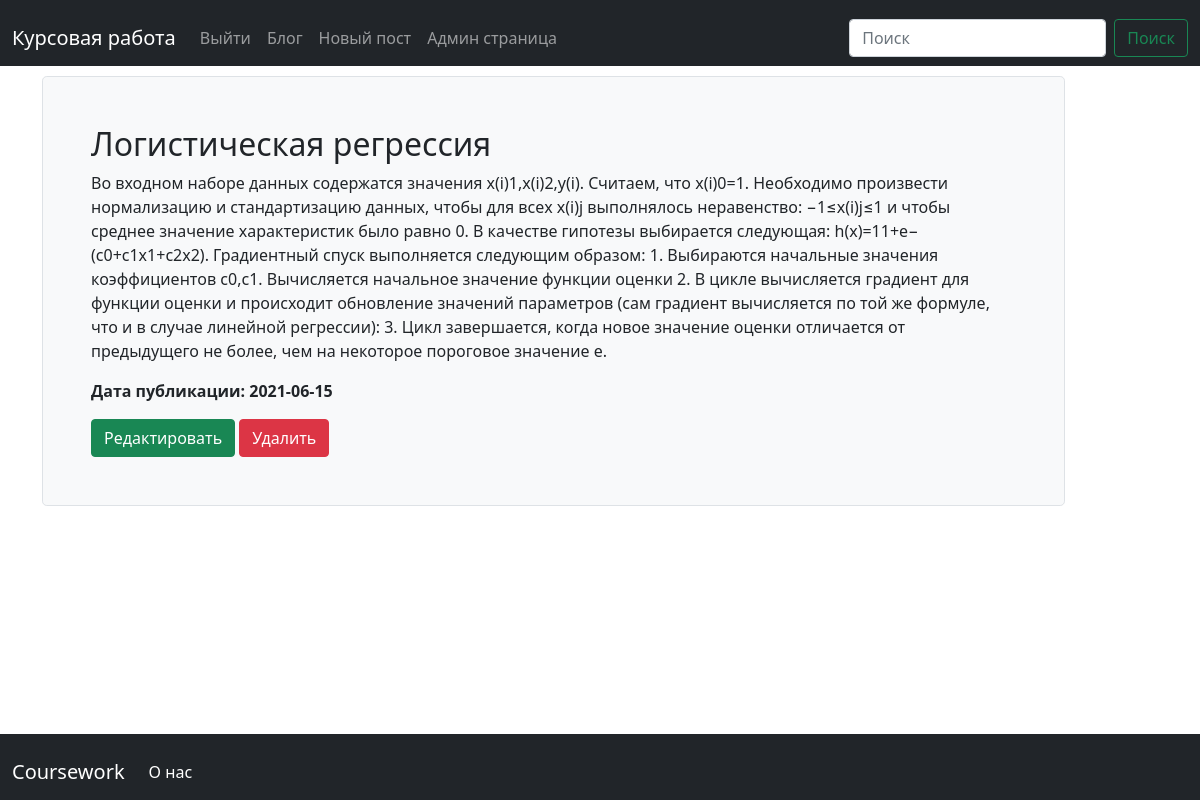
Page /posts/4 (signed in) on the committed database.
### app.py (models this page shows, shortened)
class Post(db.Model):
    id = db.Column(db.Integer, primary_key=True)
    title = db.Column(db.String(100), nullable=False)
    intro = db.Column(db.String(300), nullable=False)
    body = db.Column(db.Text, nullable=False)
    date = db.Column(db.DateTime, default=datetime.utcnow)
    tags = db.relationship('Tag', secondary=post_tags, backref=db.backref('posts', lazy='dynamic'))

### app.py (the view)
@app.route('/posts/<int:id>')
def post_detail(id):
    post = Post.query.get_or_404(id)
    tags = post.tags
    return render_template("post_detail.html", post=post, tags=tags)

### templates/post_detail.html (shortened to what this page needs)
{% extends 'base.html' %}
{% block body %}
<div class="col-md-11">
    <div class="h-100 p-5 bg-light border rounded-3">
        <h2>{{ post.title }}</h2>
        <p>{{ post.body }}</p>
        <p><b>Дата публикации: {{ post.date.date() }}</b></p>
        {% if current_user.has_role('admin') %}<a href="/posts/{{ post.id }}/update" class="btn btn-success">Редактировать</a>{% endif %}
        {% if current_user.has_role('admin') %}<a href="/posts/{{ post.id }}/delete" class="btn btn-danger">Удалить</a>{% endif %}
    </div>
</div>
{% endblock %}

### static/css/main.css (style rules this page uses)
a { text-decoration: none; color: black; }

### rows in the picture
Post: title "Логистическая регрессия", body "Во входном наборе данных содержатся значения x(i)1,x(i)2,y(i). Считаем, что x(i)0=1. Необходимо произвести нормализацию и стандартизацию данных, чтобы для всех x(i)j выполнялось неравенство: −1≤x(i)j≤1 и чтобы среднее значение характеристик было равно 0. В качестве гипотезы выбирается следующая: h(x)=11+e−(c0+c1x1+c2x2). Градиентный спуск выполняется следующим образом: 1. Выбираются начальные значения коэффициентов c0,c1. Вычисляется начальное значение функции оценки 2. В цикле вычисляется градиент для функции оценки и происходит обновление значений параметров (сам градиент вычисляется по той же формуле, что и в случае линейной регрессии): 3. Цикл завершается, когда новое значение оценки…", date "2021-06-15"
